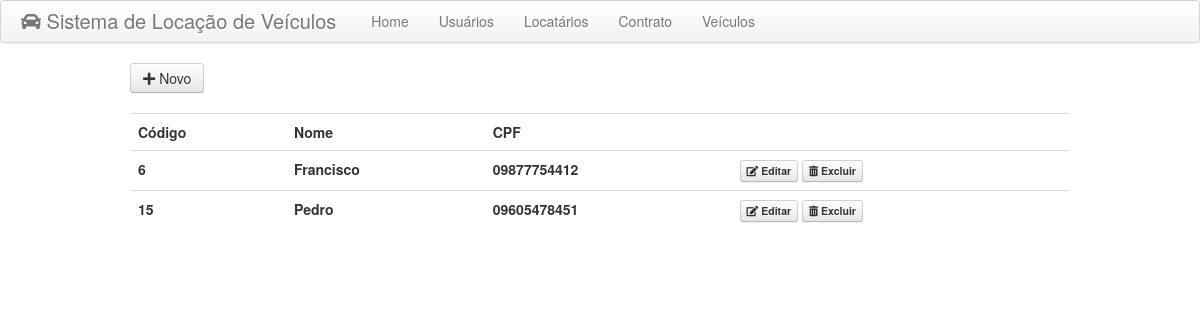
Page /view/locatarios.php on the committed database.
### tables this page shows
CREATE TABLE `pessoa` (
  `id` int(11) NOT NULL,
  `nome` varchar(100) NOT NULL,
  `cpf` varchar(11) NOT NULL,
  `matricula` varchar(20) NOT NULL,
  `tipo` int(1) NOT NULL
);

### model/Pessoa.php (called while the page is built, shortened)
<?php
    class Pessoa {
        public function obtemPessoas($tipo){
            $conexao = new Conexao();
            $con = $conexao->getConexao();
            $pessoas = $con->query("select id, nome, cpf, matricula from pessoa where tipo='$tipo'");
            return $pessoas;
        }
    }
?>

### model/Locatario.php (called while the page is built, shortened)
<?php
    require_once("Pessoa.php");
    class Locatario extends Pessoa {
        public function obtemLocatarios(){
            return $locatarios = $this->obtemPessoas(2);
        }
    }
?>

### view/locatarios.php (the view, shortened to what this page needs)
<!DOCTYPE html>
<html>
    <head>
        <link href="../bootstrap/css/bootstrap.min.css" rel="stylesheet" media="screen">
        <link rel="stylesheet" href="https://use.fontawesome.com/releases/v5.7.1/css/all.css">
    </head>
    <body>
        <div class="navbar">
            <div class="navbar-inner">
                <a class="brand" href="#"><i class="fas fa-car"></i> Sistema de Locação de Veículos</a>
                <ul class="nav">
                <li><a href="../index.php">Home</a></li>
                <li><a href=usuarios.php>Usuários</a></li>
                <li><a href=locatarios.php>Locatários</a></li>
                <li><a href=contratos.php>Contrato</a></li>
                <li><a href=veiculos.php>Veículos</a></li>
                </ul>
            </div>
        </div>
        <div class="container">
            <a class="btn" href="novo/locatario.php"><i class="fas fa-plus"></i> Novo</a><br><br>
            <table class="table table-hover">
                <tr>
                    <th>Código</th>
                    <th>Nome</th>
                    <th>CPF</th>
                    <th></th>
                </tr>
            <?php
                require_once("../model/Locatario.php");
                $locatario = new Locatario();
                $locatarios = $locatario->obtemLocatarios();
                if ($locatarios){
                    foreach($locatarios as $l)
                        echo "<tr>"
                            . '<th>' . $l['id'] . '</th>'
                            . '<th>' . $l['nome'] . '</th>'
                            . '<th>' . $l['cpf'] . '</th>'
                            . '<th>' .
                                '<a class="btn btn-mini" href="../controller/obter/obtemLocatario.php?id=' . $l['id'] . '"><i class="fas fa-edit"></i> Editar</a>' . ' ' .
                                '<a class="btn btn-mini" href="../controller/excluir/excluiLocatario.php?id=' . $l['id'] . '"><i class="fas fa-trash-alt"></i> Excluir</a><br>'
                            . '</th>'
                            . "</tr>";
                    echo "</table>";
                }
            ?>
        </div>
    </body>
</html>

### rows in the picture
pessoa: id "6", nome "Francisco", cpf "09877754412"
pessoa: id "15", nome "Pedro", cpf "09605478451"
